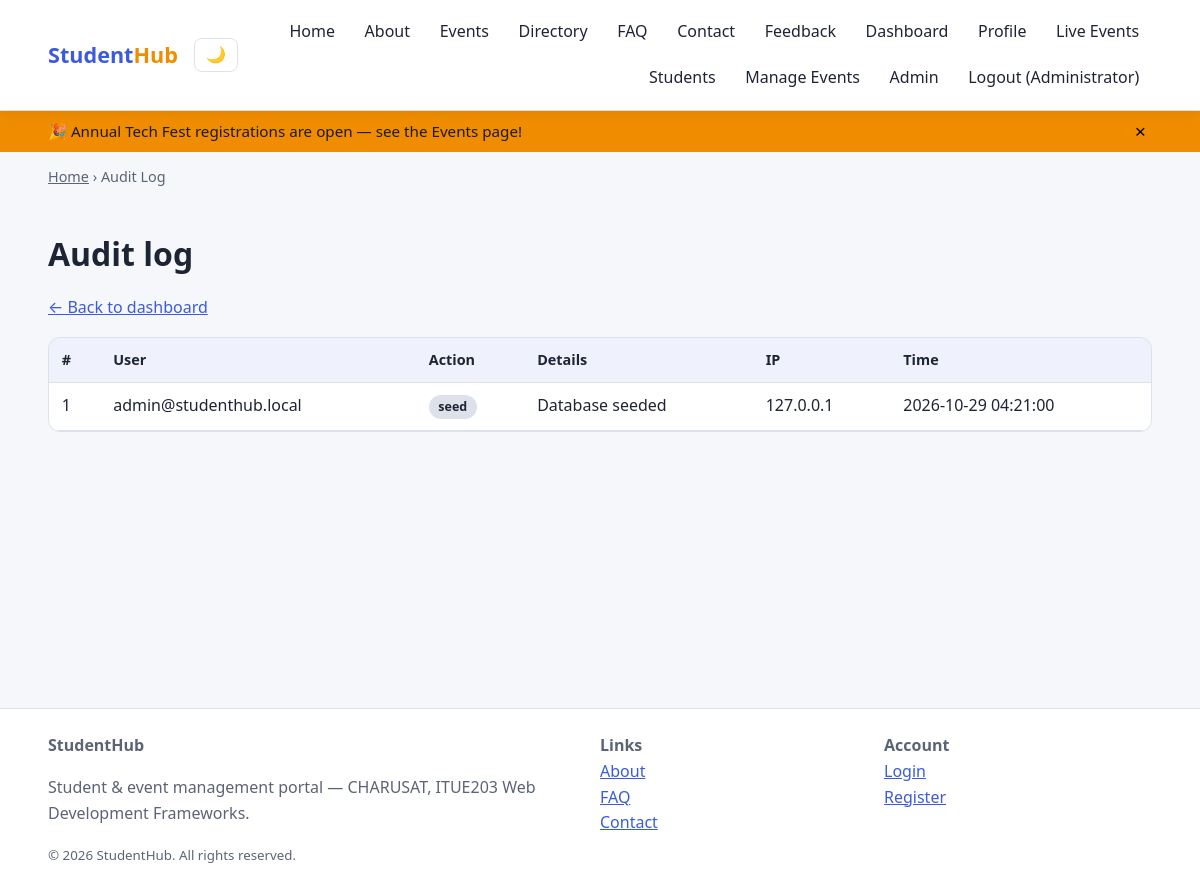
The app's page /admin/audit.php (signed in) with its own data.
### tables this page shows
CREATE TABLE audit_logs (
  id INT UNSIGNED AUTO_INCREMENT PRIMARY KEY,
  user_id INT UNSIGNED NULL,
  action VARCHAR(60) NOT NULL,
  details VARCHAR(255) NULL,
  ip_address VARCHAR(45) NULL,
  created_at TIMESTAMP DEFAULT CURRENT_TIMESTAMP
);

CREATE TABLE users (
  id INT UNSIGNED AUTO_INCREMENT PRIMARY KEY,
  name VARCHAR(80) NOT NULL,
  email VARCHAR(120) NOT NULL UNIQUE,
  password_hash VARCHAR(255) NOT NULL,
  role ENUM('admin','student') NOT NULL DEFAULT 'student',
  status ENUM('active','inactive') NOT NULL DEFAULT 'active',
  last_login DATETIME NULL,
  created_at TIMESTAMP DEFAULT CURRENT_TIMESTAMP
);

### includes/functions.php (called while the page is built, shortened)
<?php
function e($v): string { return htmlspecialchars((string)$v, ENT_QUOTES, 'UTF-8'); }

### admin/audit.php (the view, shortened to what this page needs)
<?php
require_once __DIR__ . '/../includes/functions.php'; require_once __DIR__ . '/../includes/db.php';
$logs = $pdo->query('SELECT a.*, u.email FROM audit_logs a LEFT JOIN users u ON u.id=a.user_id ORDER BY a.id DESC LIMIT 200')->fetchAll();
require __DIR__ . '/../includes/header.php'; ?>
<h1>Audit log</h1><p><a href="dashboard.php">← Back to dashboard</a></p>
<div class="table-wrap"><table><thead><tr><th>#</th><th>User</th><th>Action</th><th>Details</th><th>IP</th><th>Time</th></tr></thead><tbody>
<?php foreach ($logs as $l): ?><tr><td><?= $l['id'] ?></td><td><?= e($l['email'] ?? 'system') ?></td><td><span class="badge"><?= e($l['action']) ?></span></td><td><?= e($l['details']) ?></td><td><?= e($l['ip_address']) ?></td><td><?= e($l['created_at']) ?></td></tr><?php endforeach; ?></tbody></table></div>
<?php require __DIR__ . '/../includes/footer.php'; ?>

### assets/css/style.css (style rules this page uses)
:root { --bg: #f6f7fb; --surface: #ffffff; --text: #1d2433; --muted: #5b6475; --primary: #3b5bdb; --primary-dark: #2f49b0; --accent: #f08c00; --danger: #c92a2a; --success: #2b8a3e; --border: #dde1ea; --radius: 12px; --shadow: 0 2px 10px rgba(20, 30, 60, .08); }
* { box-sizing: border-box; }
html { scroll-behavior: smooth; }
body { margin: 0; font-family: "Segoe UI", system-ui, -apple-system, Roboto, sans-serif; background: var(--bg); color: var(--text); line-height: 1.6; transition: background .25s, color .25s; }
a { color: var(--primary); }
h1, h2, h3 { line-height: 1.25; }
.badge { display: inline-block; padding: .15rem .6rem; border-radius: 99px; font-size: .78rem; font-weight: 600; background: var(--border); color: var(--text); }
.table-wrap { overflow-x: auto; background: var(--surface); border: 1px solid var(--border); border-radius: var(--radius); }
table { width: 100%; border-collapse: collapse; min-width: 640px; }
th, td { padding: .65rem .8rem; text-align: left; border-bottom: 1px solid var(--border); }
th { background: rgba(59,91,219,.08); font-size: .9rem; }

### records on screen
audit_logs: id "1", user.email "admin@studenthub.local", action "seed", details "Database seeded", ip_address "127.0.0.1", created_at "2026-10-29 04:21:00"

### other values on screen
$label "Home"
$label "About"
$label "Events"
$label "Directory"
$label "FAQ"
$label "Contact"
$label "Feedback"
$label "Dashboard"
$label "Profile"
$label "Live Events"
$label "Students"
$label "Manage Events"
$label "Admin"
explode(' ', $user['name'])[0] "Administrator"
$pageTitle "Audit Log"
